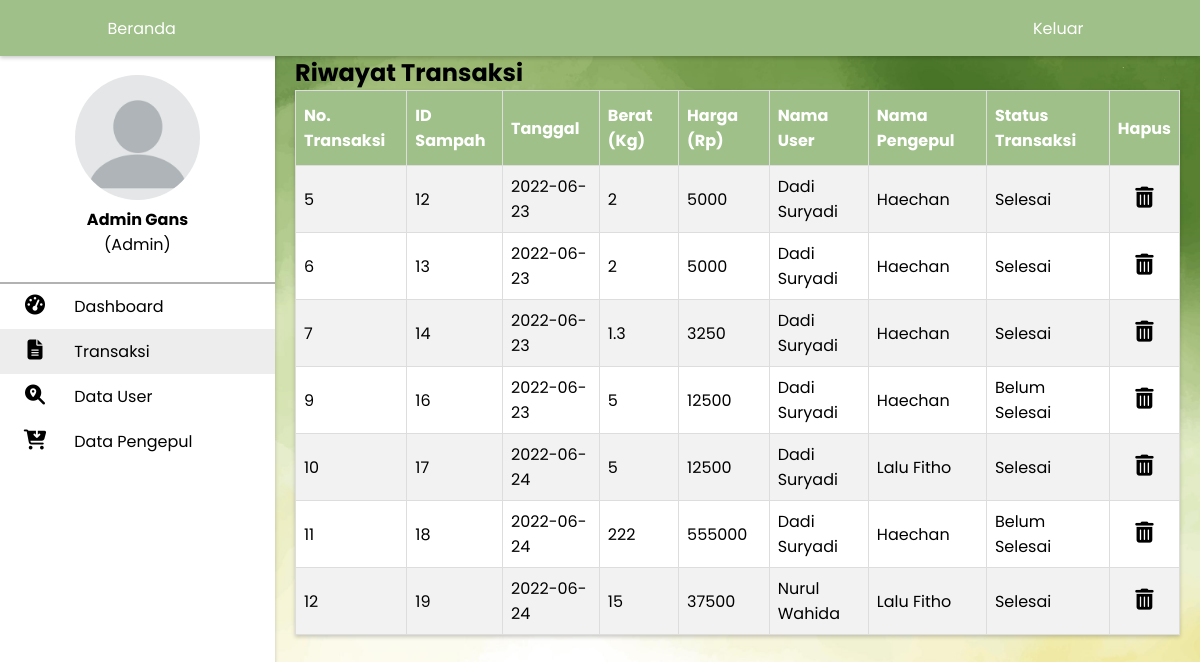
/admin/transaksi.php (signed in), run on the app's committed database.
### tables this page shows
CREATE TABLE `sampah` (
  `id_sampah` int(11) NOT NULL,
  `harga` int(11) NOT NULL,
  `berat` float NOT NULL,
  `username_pengepul` varchar(20) NOT NULL
);

CREATE TABLE `menjual` (
  `no_transaksi_jual` int(11) NOT NULL,
  `tanggal_jual` date NOT NULL,
  `username_masyarakat` varchar(20) NOT NULL,
  `id_sampah` int(11) NOT NULL,
  `cek_user` tinyint(1) NOT NULL DEFAULT 0,
  `cek_pengepul` tinyint(1) NOT NULL DEFAULT 0
);

CREATE TABLE `user` (
  `username` varchar(20) NOT NULL,
  `nama` varchar(30) NOT NULL,
  `email` varchar(20) NOT NULL,
  `password` varchar(15) NOT NULL,
  `alamat` varchar(100) NOT NULL,
  `no_hp` varchar(15) NOT NULL,
  `kab_kota` enum('Lombok Barat','Lombok Tengah','Lombok Timur','Mataram') NOT NULL,
  `foto` varchar(100) NOT NULL
);

CREATE TABLE `pengepul` (
  `username` varchar(20) NOT NULL,
  `nama` varchar(30) NOT NULL,
  `email` varchar(20) NOT NULL,
  `password` varchar(15) NOT NULL,
  `alamat` varchar(100) NOT NULL,
  `no_hp` varchar(15) NOT NULL,
  `kab_kota` enum('Lombok Barat','Lombok Tengah','Lombok Timur','Mataram') NOT NULL,
  `foto` varchar(100) NOT NULL
);

### functions.php (called while the page is built, shortened)
<?php
    $username = $_SESSION["username"];
    ?>

### admin/transaksi.php (the view, shortened to what this page needs)
<?php
    include '../functions.php';
    $result = mysqli_query($conn, "SELECT*from admin where username='$username'");
?>
<!DOCTYPE html>
<html lang="en">
<head>
    <link rel="stylesheet" href="../css/setilee.css">
</head>
<body style="background-image: url('../img/jojo.jpg'); background-size: 100%;">
       <nav>
       <ul>
       <br><br><br>
       <?php
       if (mysqli_num_rows($result) > 0) {
                while ($row = mysqli_fetch_assoc($result)) {
        ?>
        <div class="profil">
        <center>
            <?php
                if($row['foto'] != ""){
            ?>
        <img class="foto-profil" src="../img/pp/<?php echo $row['foto']; ?>">
        <?php }else{?>
            <img class="foto-profil" src="../img/pp/blank.png">
            <?php } ?>
        <br>
       <p><b><?php echo $row['nama']?></b></p>
    <p>(Admin)</p>
    </center><br></div>
       <?php
                }
            }
       ?>
       <li><a href="dashboard.php">
       <i class="fas fa-tachometer-alt"></i>
           <span class="nav-item">Dashboard</span>
       </a></li>
       <li class="active"><a href="transaksi.php">
       <i class="fas fa-file-alt"></i>
           <span class="nav-item">Transaksi</span>
       </a></li>
       <li><a href="user.php">
       <i class="fas fa-search-location"></i>
           <span class="nav-item">Data User</span>
       </a></li>
       <li><a href="pengepul.php">
       <i class="fas fa-cart-arrow-down"></i>
           <span class="nav-item">Data Pengepul</span>
       </a></li>
       </ul>
       </nav>
       <div class="container">
        <section class="main">
       <h2>Riwayat Transaksi</h2>
        <table style="width: 100%;" id="pul">
        <tr>
            <th style="">No. Transaksi</th> <th>ID Sampah</th> <th>Tanggal</th> <th>Berat (Kg)</th> <th>Harga (Rp)</th>
            <th>Nama User</th> <th>Nama Pengepul</th> <th>Status Transaksi</th> <th>Hapus</th>
        </tr>
        <?php
            $result3 = mysqli_query($conn, "SELECT menjual.no_transaksi_jual, sampah.id_sampah, menjual.tanggal_jual, sampah.berat, sampah.harga,
            user.nama as 'nama_user', pengepul.nama as 'nama_pengepul', menjual.cek_user, menjual.cek_pengepul from sampah join menjual on sampah.id_sampah=menjual.id_sampah join pengepul on
            sampah.username_pengepul=pengepul.username join user on user.username=menjual.username_masyarakat order by menjual.no_transaksi_jual");
            if (mysqli_num_rows($result3) > 0) {
            while($row = mysqli_fetch_array($result3)) {
                echo "<tr>";
                echo "<td>".$row['no_transaksi_jual']."</td>";
                echo "<td>".$row['id_sampah']."</td>";
                echo "<td>".$row['tanggal_jual']."</td>";
                echo "<td>".$row['berat']."</td>";
                echo "<td>".$row['harga']."</td>";
                echo "<td>".$row['nama_user']."</td>";
                echo "<td>".$row['nama_pengepul']."</td>";
                if($row['cek_user'] == '1' and $row['cek_pengepul'] == '1'){
                    echo "<td>Selesai</td>";
                } else{
                    echo "<td>Belum Selesai</td>";
                }
                echo "<td style='text-align: center;'><form id='delete' action='' name='delete' method='POST'><button
                    style='font-size: 21px;' class='delete fas fa-trash-alt' type='submit' name='delete' value='".$row['no_transaksi_jual']."'>
                </button></form></td>";
                echo "</tr>";
            }
        }
        ?>
        </table>
    </section>
    </div>
    <div class="mainn">
    <div class="topnav">
        <a href="index.php" style="margin-left: 8%;">Beranda</a>
        <a class="split" href="../logout.php" style="margin-right: 8%;">Keluar</a>
    </div><br>
</div>
</body>
</html>

### css/setilee.css (style rules this page uses)
* { margin: 0; padding: 0; outline: none; border: none; text-decoration: none; box-sizing: border-box; font-family: "poppins"; }
body { background: rgb(226, 226, 226); }
nav { position: fixed; top: 30px; bottom: 0; height: 800px; left: 0; width: 275px; background: #ffffff; box-shadow: 0 2px 4px 0 rgba(0, 0, 0, .2); }
.profil { border-bottom: 2px solid rgba(40, 40, 40, 0.358); }
.foto-profil { margin-top: -30px; border-radius: 50%; height: 125px; width: 125px; }
nav .fas { position: relative; width: 70px; font-size: 20px; text-align: center; }
.nav-item { position: relative; margin-left: 10x; }
li { padding-bottom: 10px; padding-top: 10px; }
li.active { background-color: rgb(237, 237, 237); }
.container { margin-top: 35px; margin-left: 275px; }
.main { position: relative; padding: 20px; }
a { text-decoration: none; color: black; }
.mainn { margin-top: 60px; }
.topnav { background-color: #9FC088; overflow: hidden; position: fixed; top: 0; width: 100%; box-shadow: 0 2px 4px 0 rgba(0, 0, 0, .2); }
.topnav a { display: block; margin-left: 0.1cm; margin-right: 0.1cm; margin-top: 0.2cm; margin-bottom: 0.2cm; float: left; color: #ffffff; text-align: center; padding: 8px 8px; text-decoration: none; width: 2.42cm; }
.topnav a.split { float: right; }
#pul { box-shadow: 0 2px 4px 0 rgba(0, 0, 0, .2); font-family: Arial, Helvetica, sans-serif; border-collapse: collapse; }
#pul td, #pul th { border: 1px solid #ddd; padding: 8px; }
#pul tr:nth-child(even) { background-color: #f2f2f2; }
#pul tr:nth-child(odd) { background-color: white; }
#pul th { padding-top: 12px; padding-bottom: 12px; text-align: left; background-color: #9FC088; color: white; }
.delete { color: black; cursor: pointer; background-color: rgba(221, 221, 221, 0); transition: 0.20s; }

### data on the page
sampah: menjual.no_transaksi_jual "5", id_sampah "12", menjual.tanggal_jual "2022-06-23", berat "2", harga "5000", user.nama "Dadi Suryadi", username_pengepul.nama "Haechan", shows "Selesai"
sampah: menjual.no_transaksi_jual "6", id_sampah "13", menjual.tanggal_jual "2022-06-23", berat "2", harga "5000", user.nama "Dadi Suryadi", username_pengepul.nama "Haechan", shows "Selesai"
sampah: menjual.no_transaksi_jual "7", id_sampah "14", menjual.tanggal_jual "2022-06-23", berat "1.3", harga "3250", user.nama "Dadi Suryadi", username_pengepul.nama "Haechan", shows "Selesai"
sampah: menjual.no_transaksi_jual "9", id_sampah "16", menjual.tanggal_jual "2022-06-23", berat "5", harga "12500", user.nama "Dadi Suryadi", username_pengepul.nama "Haechan", shows "Belum Selesai"
sampah: menjual.no_transaksi_jual "10", id_sampah "17", menjual.tanggal_jual "2022-06-24", berat "5", harga "12500", user.nama "Dadi Suryadi", username_pengepul.nama "Lalu Fitho", shows "Selesai"
sampah: menjual.no_transaksi_jual "11", id_sampah "18", menjual.tanggal_jual "2022-06-24", berat "222", harga "555000", user.nama "Dadi Suryadi", username_pengepul.nama "Haechan", shows "Belum Selesai"
sampah: menjual.no_transaksi_jual "12", id_sampah "19", menjual.tanggal_jual "2022-06-24", berat "15", harga "37500", user.nama "Nurul Wahida", username_pengepul.nama "Lalu Fitho", shows "Selesai"

### other printed values
$row['nama'] "Admin Gans"
